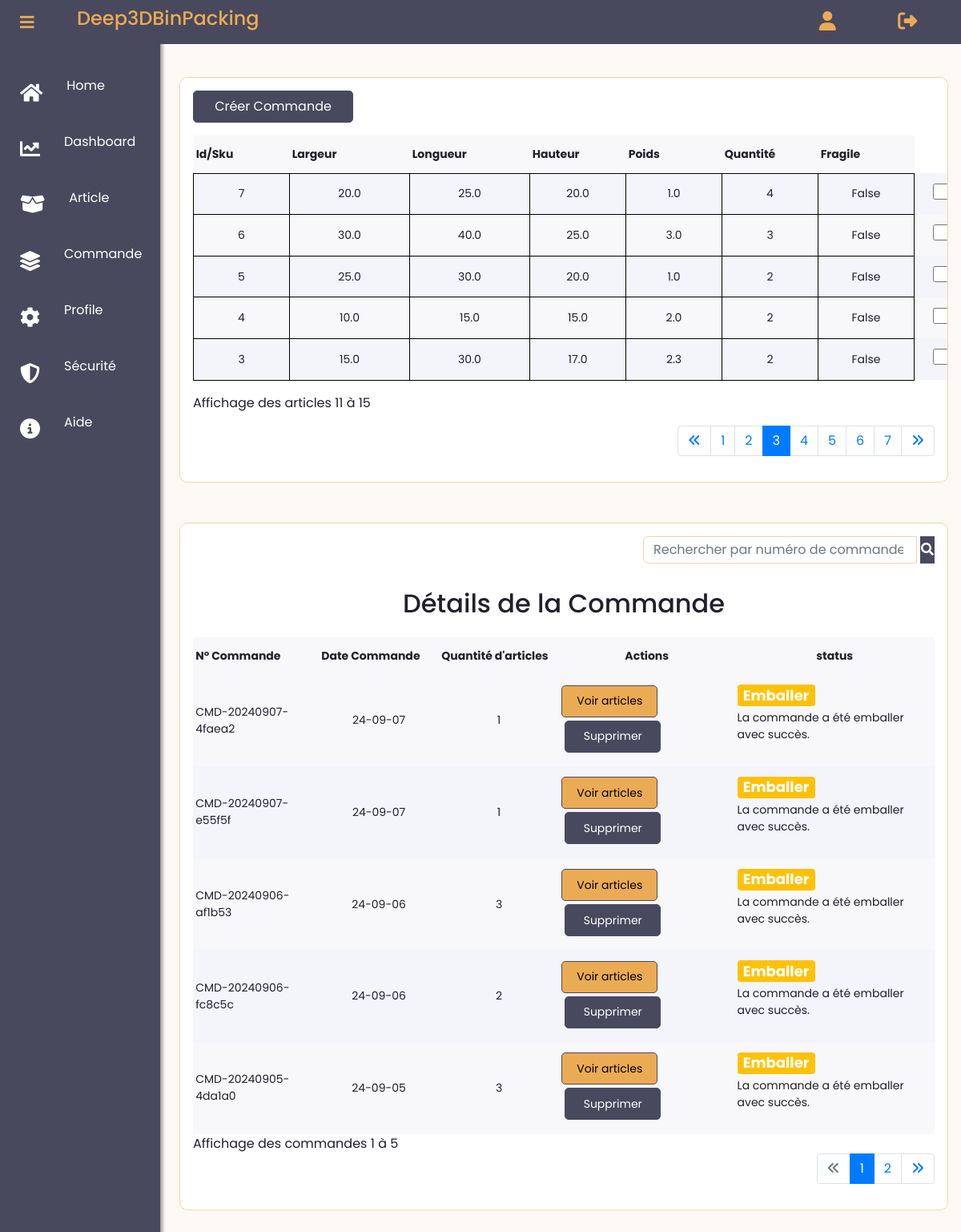
The app's page /articles?page=3 (signed in) with its own data.
### app/models.py (models this page shows, shortened)
class Article(db.Model):
    __tablename__ = 'Article'
    id = db.Column(db.Integer, primary_key=True, autoincrement=True)
    user_id = db.Column(db.Integer(), db.ForeignKey('User.id'))
    sku = db.Column(db.String(30), nullable=False)
    largeur = db.Column(db.Float(precision=5), nullable=False)
    longueur = db.Column(db.Float(precision=5), nullable=False)
    hauteur = db.Column(db.Float(precision=5), nullable=False)
    poids = db.Column(db.Float(precision=5), nullable=False)
    quantite = db.Column(db.Integer(), nullable=False)
    fragile = db.Column(db.Boolean(), default=False)
    date_creation = db.Column(db.Date,default=dt_date.today())
    commandes = db.relationship('Commande', secondary=association_table_article_commande, back_populates='articles')

class Commande(db.Model):
    __tablename__ = 'Commande'
    id = db.Column(db.Integer, primary_key=True, autoincrement=True)
    date_creation = db.Column(db.Date, default=dt_date.today())
    numero_commande = db.Column(db.String(50), unique=True, nullable=False)
    user_id = db.Column(db.Integer, db.ForeignKey('User.id'))
    status = db.Column(db.String(20), nullable=False, default='En Attente')  # Exemple : 'pending', 'cancelled', 'validated'
    conteneurs = db.relationship('Conteneur', secondary=association_table_commande_conteneur, back_populates='commandes')
    articles = db.relationship('Article', secondary=association_table_article_commande, back_populates='commandes')

### app/routes.py (the view)
@app.route("/articles", methods=['GET', 'POST'])
@login_required
def article():
    selected_articles = session.get('selected_articles', [])  # Récupérer les articles sélectionnés depuis la session
    page = request.args.get('page', 1, type=int)
    number_articles_per_page = 5  # Nombre d'articles par page
    articles_query = Article.query.filter_by(user_id=current_user.id).order_by(Article.id.desc())
    articles_pagination = articles_query.paginate(page=page, per_page=number_articles_per_page, error_out=False)
    start_index = (articles_pagination.page - 1) * articles_pagination.per_page + 1
    end_index = min(articles_pagination.page * articles_pagination.per_page, articles_query.count())
    user_commandes = Commande.query.filter_by(user_id=current_user.id).all()
    search_commandes = request.args.get('search_commandes')
    search_commandes = request.args.get('search_commandes')
    commande_page = request.args.get('commande_page', 1, type=int)
    per_page = 5
    if search_commandes:
        commandes_query = Commande.query.filter(
            Commande.user_id == current_user.id,  # Filtre par utilisateur
            (
                Commande.numero_commande.ilike(f'%{search_commandes}%') |
            (   Commande.date_creation.ilike(f'%{search_commandes}%')) |
                Commande.status.ilike(f'%{search_commandes}%')
            )
        )
    else:
        commandes_query = Commande.query.filter_by(user_id=current_user.id).order_by(Commande.id.desc())
    commandes_pagination = commandes_query.paginate(page=commande_page, per_page=per_page, error_out=False)
    pagination_args = Pagination(page=commande_page, per_page=per_page, total=commandes_query.count(), css_framework='bootstrap4')
    start_indexc = (commandes_pagination.page - 1) * commandes_pagination.per_page + 1
    end_indexc = min(commandes_pagination.page * commandes_pagination.per_page, commandes_query.count())
    commandes = commandes_pagination.items
    print(f"Nombre de commandes trouvées: {commandes_query.count()}")
    for commande in user_commandes:
        if len(commande.articles) == 0:
            db.session.delete(commande)
    user_commandes = [commande for commande in Commande.query.filter_by(user_id=current_user.id).all() if len(commande.articles) > 0]
    return render_template(
        'user_dashboard/list_article.html',
        selected_articles=selected_articles,
        start_index=start_index,
        end_index=end_index,
        start_indexc=start_indexc,
        end_indexc=end_indexc,
        articles=articles_pagination.items,
        articles_pagination=articles_pagination,
        commandes_pagination=commandes_pagination,
        commandes=commandes,
        pagination_args=pagination_args,
        user_commandes=user_commandes
    )

### app/models.py (called while the page is built)
@login_manager.user_loader
def load_user(user_id):
    return User.query.get(int(user_id))

### app/routes.py (called while the page is built)
@app.before_request
def before_request():
    if current_user.is_authenticated:
        g.image = url_for('static', filename='images/' + current_user.image) if current_user.image else None
    else:
        g.image = None

### app/templates/user_dashboard/list_article.html (shortened to what this page needs)
{% extends "user_dashboard/layout.html" %}
{% block content %}
{% if articles %}
<div class="card detail container">
  <div class="detail-header">
    <form method="POST" action="{{ url_for('create_commande') }}">
      <button type="submit" class="mb-3 download" style="background-color: #49495e; color: #fff; border: 1px solid #49495e; height: 40px;width: 200px;">Créer Commande</button>
      <table>
        <tr>
          <th>Id/Sku</th>
          <th>Largeur</th>
          <th>Longueur</th>
          <th>Hauteur</th>
          <th>Poids</th>
          <th>Quantité</th>
          <th>Fragile</th>
        </tr>
        {% for article in articles_pagination.items %}
        <tr>
          <td style="border: 1px solid black; padding: 5px; text-align: center;">{{ article.sku }}</td>
          <td style="border: 1px solid black; padding: 5px; text-align: center;">{{ article.largeur }}</td>
          <td style="border: 1px solid black; padding: 5px; text-align: center;">{{ article.longueur }}</td>
          <td style="border: 1px solid black; padding: 5px; text-align: center;">{{ article.hauteur }}</td>
          <td style="border: 1px solid black; padding: 5px; text-align: center;">{{ article.poids }}</td>
          <td style="border: 1px solid black; padding: 5px; text-align: center;">{{ article.quantite }}</td>
          <td style="border: 1px solid black; padding: 5px; text-align: center;">{{ article.fragile }}</td>
          <td>
            <input
              style="width: 20px; height: 20px; margin-left: 20px;"
              type="checkbox"
              name="selected_articles"
              value="{{ article.id }}"
              {% if article.id in selected_articles %}checked{% endif %}>
          </td>
        </tr>
        {% endfor %}
      </table>
      <div class="mt-3">
        Affichage des articles {{ start_index }} à {{ end_index }}
      </div>
    </form>
  </div>
  <nav aria-label="Page navigation example">
    <ul class="pagination justify-content-end mt-3">
      <li class="page-item {% if not articles_pagination.has_prev %}disabled{% endif %}">
        <a class="page-link" {% if articles_pagination.has_prev %}href="{{ url_for('article', page=articles_pagination.prev_num) }}"{% endif %}><i class="fa-solid fa-angles-left"></i></a>
      </li>
      {% for page_num in articles_pagination.iter_pages() %}
        {% if page_num %}
          <li class="page-item {% if page_num == articles_pagination.page %}active{% endif %}">
            <a class="page-link" href="{{ url_for('article', page=page_num) }}">{{ page_num }}</a>
          </li>
        {% else %}
          <li class="page-item disabled">
            <a class="page-link" href="#">...</a>
          </li>
        {% endif %}
      {% endfor %}
      <li class="page-item {% if not articles_pagination.has_next %}disabled{% endif %}">
        <a class="page-link" {% if articles_pagination.has_next %}href="{{ url_for('article', page=articles_pagination.next_num) }}"{% endif %}><i class="fa-solid fa-angles-right"></i></a>
      </li>
    </ul>
  </nav>
  {% endif %}
</div>
<div class="card detail container" style="margin-top: 50px;">
  <form class="form-inline justify-content-end mb-3" method="get" action="{{ url_for('article') }}">
    <div class="input-group">
      <input class="form-control mr-sm-1" type="search" placeholder="Rechercher par numéro de commande ou date..." aria-label="search_commandes" name="search_commandes">
      <button type="submit" class="bto btn-primary"><i class="fa fa-search"></i></button>
    </div>
  </form>
{% if commandes %}
  <div class="text-center"><h2>Détails de la Commande</h2></div>
  <div class="detail-header">
  <table class="">
      <thead>
          <tr>
              <th scope="col">N° Commande</th>
              <th scope="col">Date Commande</th>
              <th scope="col">Quantité d'articles</th>
              <th scope="col" class="text-center">Actions</th>
              <th scope="col" class="text-center">status</th>
          </tr>
      </thead>
      <tbody>
        {% for commande in commandes %}
          <tr>
              <td>{{ commande.numero_commande }}</td>
              <td class="text-center">
                {% if commande.date_creation %}
                    {{ commande.date_creation.strftime('%y-%m-%d') }}
                {% else %}
                    Date de création non disponible
                {% endif %}
            </td>
              <td class="text-center">{{ commande.articles|length }}</td>
              <td>
                  <button class="" data-bs-toggle="modal" style="background-color: #ebab54; border: #ebab54; color: black; border: 1px solid #49495e; height: 40px;" data-bs-target="#commandeDetailsModal-{{ commande.id }}">Voir articles</button>
                  <button type="button" class="btn-sm m-1 delete"  style="background-color: #49495e; color: #fff; border: 1px solid #49495e; height: 40px;" data-toggle="modal" data-target="#deleteModal{{commande.id}}">Supprimer</button>
              </td>
              <td>
                {% if commande.status == 'Annuler' %}
                  <span class="badge bg-danger mb-2" style="font-size: 18px; color:#fff">{{ commande.status }}</span>
                  <p>La commande a été annulée.</p>
                {% elif commande.status == 'Valider' %}
                  <span class="badge bg-success mb-1" style="font-size: 18px; color:#fff">{{ commande.status }}</span>
                  <p>La commande a été validée et est en cours de traitement.</p>
                  {% elif commande.status == 'Emballer' %}
                  <span class="badge bg-warning mb-1" style="font-size: 18px; color:#fff">{{ commande.status }}</span>
                  <p>La commande a été emballer avec succès.</p>
                {% else %}
                  <span class="badge bg-secondary mb-1" style="font-size: 18px; color:#fff">{{ commande.status }}</span>
                  <p>La commande est en attente d'emballage.</p>
                {% endif %}
              </td>
          </tr>
          {% endfor %}
      </tbody>
  </table>
</div>
Affichage des commandes {{ start_indexc }} à {{ end_indexc }}
<nav aria-label="Page navigation example mt-3">
  <ul class="pagination justify-content-end">
    <li class="page-item {% if not commandes_pagination.has_prev %}disabled{% endif %}">
      <a class="page-link" {% if commandes_pagination.has_prev %}href="{{ url_for('article', commande_page=commandes_pagination.prev_num) }}"{% endif %}><i class="fa-solid fa-angles-left"></i></a>
    </li>
    {% for page_num in commandes_pagination.iter_pages() %}
      {% if page_num %}
        <li class="page-item {% if page_num == commandes_pagination.page %}active{% endif %}">
          <a class="page-link"  href="{{ url_for('article', commande_page=page_num) }}">{{ page_num }}</a>
        </li>
      {% else %}
        <li class="page-item disabled">
          <a class="page-link"  href="#">...</a>
        </li>
      {% endif %}
    {% endfor %}
    <li class="page-item {% if not commandes_pagination.has_next %}disabled{% endif %}">
      <a class="page-link" {% if commandes_pagination.has_next %}href="{{ url_for('article', commande_page=commandes_pagination.next_num) }}"{% endif %}><i class="fa-solid fa-angles-right"></i></a>
    </li>
  </ul>
</nav>
{% else %}
<div class="alert-warning text-center">
  Aucune commandes trouvées
</div>
</div>
{% endif %}
{% endblock content %}

### app/static/client/main.css (style rules this page uses)
* { margin: 0; padding: 0; box-sizing: border-box; outline: none; font-family: "Poppins", sans-serif; }
body { background-color: #fcf9f4; }
h2 { font: 18px; padding: 15px 0; }
.card { background-color: #fff; padding: 1rem; border-radius: 10px; }
.detail { grid-area: detail; overflow-x: auto; }
.detail-header { display: grid; grid-auto-flow: column; justify-items: space-between; align-items: center; }
.detail-header button { height: 30px; width: 120px; border: 1px solid #2d2b98; background-color: #2d2b98; color:#f2f2f2; border-radius: 5px; cursor: pointer; transition: all 0.2s ease-in; }
.detail table { width: 100%; border-collapse: collapse; }
.detail table tr:nth-child(odd) { background-color: #f8f8fb; }
.detail table tr { background-color: #f4f4fb; }
.detail table th, .detail table td { padding: 0.8rem 0.2rem; text-align: left; min-width: 120px; font-size: 14px; }
.detail table tr td:nth-child(2), .detail table tr td:nth-child(3) { min-width: 150px; }
.delete { background-color: #49495e; color: #fff; border: 1px solid #49495e; }

### app/static/client/account.css (style rules this page uses)
.card { border: solid 1px #f5d5aa; }
.btn-primary { background-color: #49495e; color: #fff; border: 1px solid #49495e; }
.form-control { width: 100%; margin-bottom: 24px; border: 1px solid #f5d5aa; border-radius: 6px; font-size: 16px; line-height: 20px; }
button, input { overflow: visible; }

### records on screen
Article: sku "7", largeur "20.0", longueur "25.0", hauteur "20.0", poids "1.0", quantite "4", fragile "False"
Article: sku "6", largeur "30.0", longueur "40.0", hauteur "25.0", poids "3.0", quantite "3", fragile "False"
Article: sku "5", largeur "25.0", longueur "30.0", hauteur "20.0", poids "1.0", quantite "2", fragile "False"
Article: sku "4", largeur "10.0", longueur "15.0", hauteur "15.0", poids "2.0", quantite "2", fragile "False"
Article: sku "3", largeur "15.0", longueur "30.0", hauteur "17.0", poids "2.3", quantite "2", fragile "False"
Commande: numero_commande "CMD-20240907-4faea2", date_creation "24-09-07", articles|length "1", status "Emballer"
Commande: numero_commande "CMD-20240907-e55f5f", date_creation "24-09-07", articles|length "1", status "Emballer"
Commande: numero_commande "CMD-20240906-af1b53", date_creation "24-09-06", articles|length "3", status "Emballer"
Commande: numero_commande "CMD-20240906-fc8c5c", date_creation "24-09-06", articles|length "2", status "Emballer"
Commande: numero_commande "CMD-20240905-4da1a0", date_creation "24-09-05", articles|length "3", status "Emballer"

### other values on screen
{{ start_index }} "11"
{{ end_index }} "15"
{{ page_num }} "1" "2" "3" "4" "5" "6" "7"
{{ start_indexc }} "1"
{{ end_indexc }} "5"
{{ page_num }} "1" "2"
